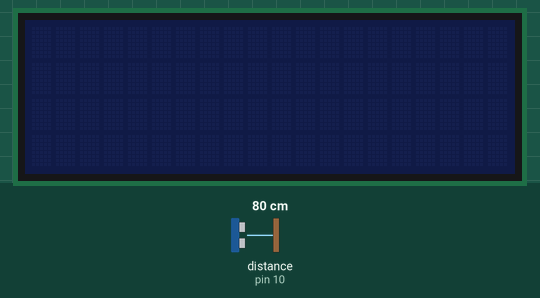
This sketch was run on a simulated Arduino Uno, built with avr-gcc and run on an emulated ATmega328P. On the bench: 20×4 character LCD. Wiring (inferred from the names in the program): ultrasonic range finder: trigger pin 9; echo pin 10. The test bench sets the inputs (shaded band); at power-on: distance to the obstacle (sensor on pin 10) 80 cm. The echo pulse lasts 58.3 µs per cm; what the sketch prints to the serial monitor is not drawn.

Above: at 1.3 s.
1.4 s: distance to the obstacle (sensor on pin 10) set to 2 cm
At 4.2 s:
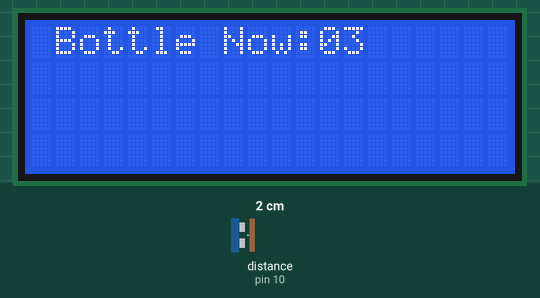
4.4 s: distance to the obstacle (sensor on pin 10) set to 35 cm
7.4 s: distance to the obstacle (sensor on pin 10) set to 4 cm
At 15.3 s:
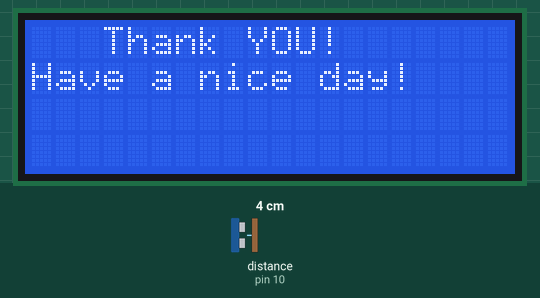
Timing chart, 0 to 16.0 s (numbered marks = the images above; inputs shaded):
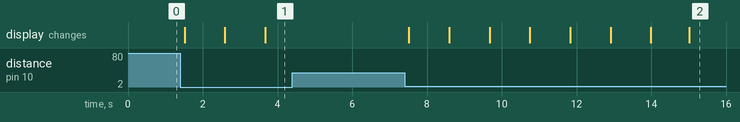

The sketch:

AutoBIn_LINE_0.1.ino
```cpp
/*
  void Line_Notify(String message) ;

  #include <ESP8266WiFi.h>
  #include <WiFiClientSecureAxTLS.h> // กรณีขึ้น Error ให้เอาบรรทัดนี้ออก

  // Config connect WiFi
  #define WIFI_SSID "YOUR WIFINAME"
  #define WIFI_PASSWORD "YOUR WIFIPASSWORD"

  // Line config
  #define LINE_TOKEN "LINE ACCESS TOKEN"

  String message = "โดนกด"; // ArduinoIDE เวอร์ชั่นใหม่ ๆ ใส่ภาษาไทยลงไปได้เลย
*/
#include <Wire.h>
#include <LiquidCrystal_I2C.h>
LiquidCrystal_I2C lcd(0x27, 20, 4);
const int trigPin = 9;
const int echoPin = 10;
long duration;
int distance;
int NumberOFBottles;

void setup() {
  pinMode (trigPin, OUTPUT);
  pinMode (echoPin, INPUT);
  Serial.begin(9600);
  lcd.init();
  lcd.init();
  /*
    pinMode(SW, INPUT);

    Serial.begin(9600);

    WiFi.mode(WIFI_STA);
    // connect to wifi.
    WiFi.begin(WIFI_SSID, WIFI_PASSWORD);
    Serial.print("connecting");

    while (WiFi.status() != WL_CONNECTED) {
    Serial.print(".");
    delay(500);
    }
    Serial.println();
    Serial.print("connected: ");
    Serial.println(WiFi.localIP());
  */


}

void loop() {
  AllSystem();
}
void AllSystem() {
  delay(10);
  digitalWrite(trigPin, LOW);
  delayMicroseconds(2);

  digitalWrite(trigPin, HIGH);
  delayMicroseconds(10);
  digitalWrite(trigPin, LOW);

  duration = pulseIn(echoPin, HIGH);
  distance = duration * 0.034 / 2;
  Serial.print("distance: ");
  Serial.print(distance);
  Serial.println(" cm");
  delay(50);

  BottleWater();
  lineNOtfly();
}

void BottleWater() {
  if (distance <= 10) {
    NumberOFBottles = NumberOFBottles + 1;
    Serial.print("Bottle water: ");
    Serial.println(NumberOFBottles);
    LCDI2C();
    delay(1000);
  }
}
void lineNOtfly() {
  if (NumberOFBottles >= 10) {
    NumberOFBottles = 0;
    Serial.println("Line");
    // Line_Notify(message); ลบตัวบนใส่ตัวนี้แทน
    delay(2000);
  }
}
void LCDI2C() {
  NUMBER();

}
void NUMBER() {
  if (NumberOFBottles < 10) {
    lcd.backlight();
    lcd.clear();
    lcd.setCursor(1, 0);         //บรรทัดบน=0
    lcd.print("Bottle Now:");
    lcd.setCursor(12, 0);
    lcd.print("0");
    lcd.setCursor(13, 0);       //บรรทัดล่าง=1
    lcd.print(NumberOFBottles);

  }
  else  {
    lcd.clear();
    lcd.setCursor(1, 0);         //บรรทัดบน=0
    lcd.print("Bottle Now:");
    lcd.setCursor(12, 0);       //บรรทัดล่าง=1
    lcd.print(NumberOFBottles);
    delay(1000);
    lcd.clear();
    lcd.setCursor(3, 0);
    lcd.print("Thank YOU!");
    lcd.setCursor(0, 1);
    lcd.print("Have a nice day!");
    delay(3000);
    lcd.clear();
    lcd.noBacklight();

  }
}
/*
   ///////////////////////////////////////////
  void Line_Notify(String message) {
  axTLS::WiFiClientSecure client; // กรณีขึ้น Error ให้ลบ axTLS:: ข้างหน้าทิ้ง

  if (!client.connect("notify-api.line.me", 443)) {
    Serial.println("connection failed");
    return;
  }

  String req = "";
  req += "POST /api/notify HTTP/1.1\r\n";
  req += "Host: notify-api.line.me\r\n";
  req += "Authorization: Bearer " + String(LINE_TOKEN) + "\r\n";
  req += "Cache-Control: no-cache\r\n";
  req += "User-Agent: ESP8266\r\n";
  req += "Connection: close\r\n";
  req += "Content-Type: application/x-www-form-urlencoded\r\n";
  req += "Content-Length: " + String(String("message=" + message).length()) + "\r\n";
  req += "\r\n";
  req += "message=" + message;
  // Serial.println(req);
  client.print(req);

  delay(20);

  // Serial.println("-------------");
  while(client.connected()) {
    String line = client.readStringUntil('\n');
    if (line == "\r") {
      break;
    }
    //Serial.println(line);
  }
  // Serial.println("-------------");
  }
*/
/////////////////////////////////////////////////////////
```

Measured:
- after the input at 1.4 s, the display: first changes after 0.11 s (image 1 shows a later state)
- after the input at 4.4 s, every drawn part: stays the same
- after the input at 7.4 s, the display: first changes after 0.12 s (image 2 shows a later state)
